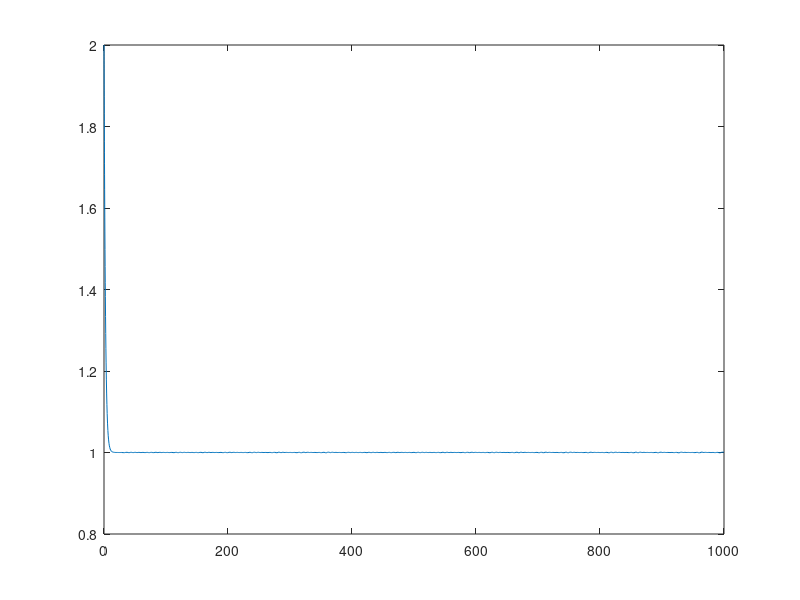

Write MATLAB code to recreate this figure.
hdot = @(t, x, A, Q, K) ((1 / A) * (Q - K * sqrt(x)));

simulation_interval = [0 1000];
initial_height = 2;

A = input('Base area (A):');
Q = input('Flow (Q):');
K = input('K:');

[t, h] = ode45(@(t, x) hdot(t, x, A, Q, K), simulation_interval, initial_height);

plot(t, h);
